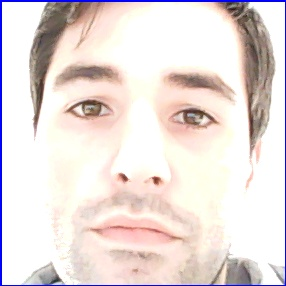
#> input picture Liburutegien analisia/1-Ikusmen artifiziala/2 - Aurpegien detekzioa/1_sinplea/dataset/1_1.jpg, 286 x 286 px; its folder holds 4 pictures in this run
$ jupyter execute --allow-errors '1-Aurpegiak entrenatzen.ipynb'
#> lines starting #> are read from the running program, lines starting #| are printed output that depends on the picture
[cell 1]
import cv2
import numpy as np
from PIL import Image
import os
# Path for face image database
path = 'dataset'
recognizer = cv2.face.LBPHFaceRecognizer_create()
detector = cv2.CascadeClassifier(cv2.data.haarcascades + "haarcascade_frontalface_default.xml");

# function to get the images and label data
def getImagesAndLabels(path):
#> called with path = 'dataset'
    imagePaths = [os.path.join(path,f) for f in os.listdir(path)]
    faceSamples=[]
    ids = []
    for imagePath in imagePaths:
        PIL_img = Image.open(imagePath).convert('L') # grayscale
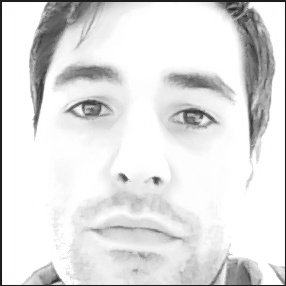
#> PIL_img: PIL image 286x286 L; min 23, max 255, mean 224.9
        img_numpy = np.array(PIL_img,'uint8')
        faces = detector.detectMultiScale(img_numpy)
#> faces = [[38, 38, 100, 100], [20, 16, 249, 249]]
        id = int(os.path.split(imagePath)[-1].split("_")[-0])
        if type(faces) is not tuple :
            for (x,y,w,h) in faces:
                faceSamples.append(img_numpy[y:y+h,x:x+w])
                ids.append(id)
#> this loop made 2 passes
#> after the loop, faceSamples = 2 items; ids = [1, 1]
#> pass 2 of the loop in getImagesAndLabels, `for imagePath in imagePaths:`:
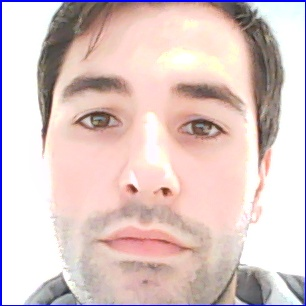
#> input picture Liburutegien analisia/1-Ikusmen artifiziala/2 - Aurpegien detekzioa/1_sinplea/dataset/1_10.jpg, 306 x 306 px
#> in getImagesAndLabels, `PIL_img = Image.open(imagePath).convert('L')`:
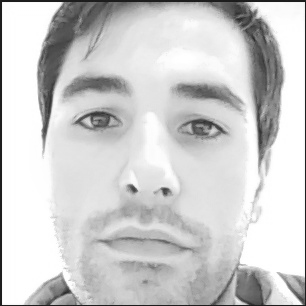
#> PIL_img: PIL image 306x306 L; min 23, max 255, mean 206.1
#> faces = [[24, 19, 260, 260]]
#> the loop in getImagesAndLabels, `for (x,y,w,h) in faces:` made 1 pass
#> after the loop in getImagesAndLabels, `for (x,y,w,h) in faces:`: faceSamples = 3 items; ids = [1, 1, 1]
    return faceSamples,ids

print ("\n [INFO] Training faces. It will take a few seconds. Wait ...")
faces,ids = getImagesAndLabels(path)
recognizer.train(faces, np.array(ids))
# Save the model into trainer/trainer.yml
#> (the rest of this cell did not finish here and is left out)
